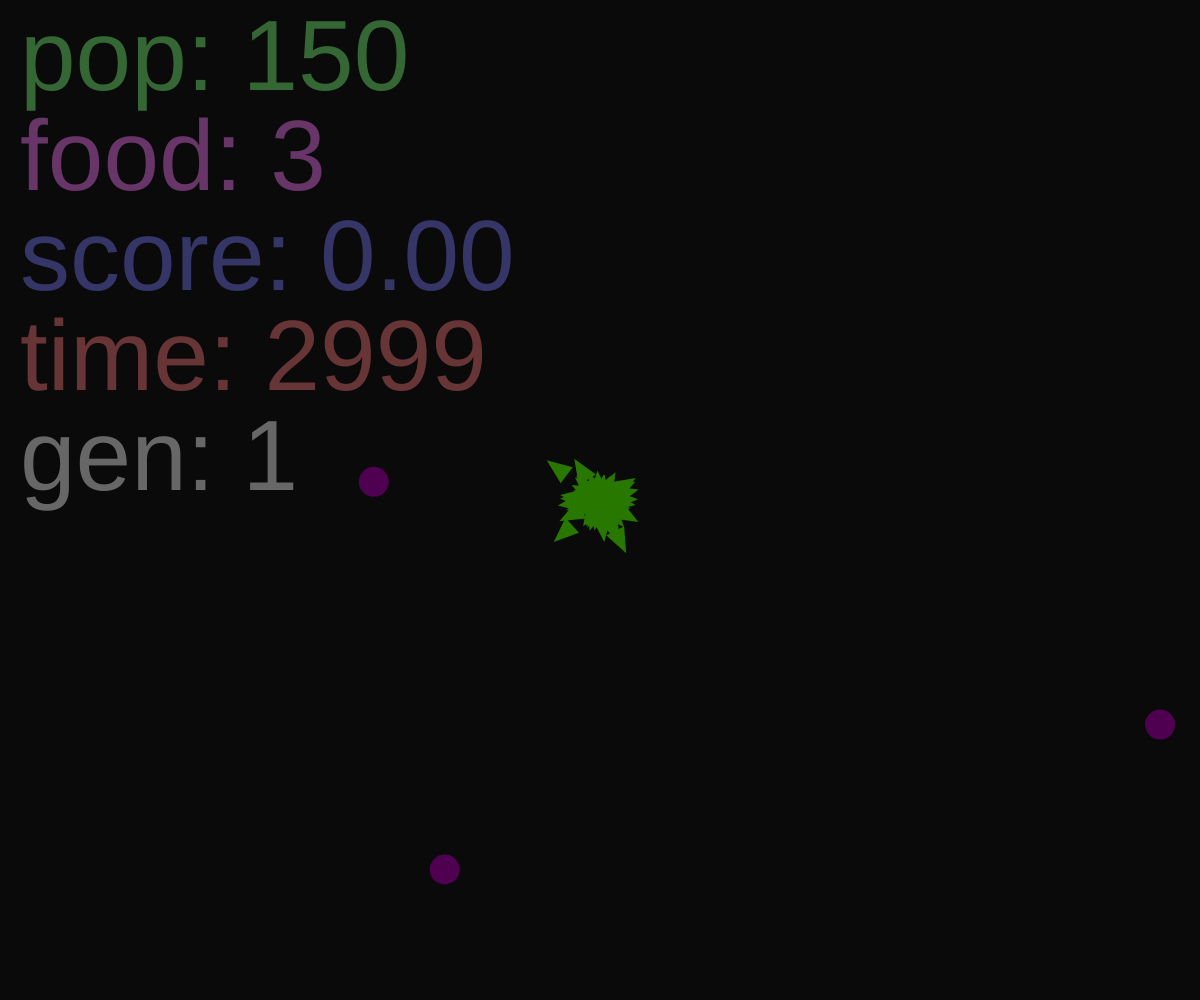
Frame 1 (no input)
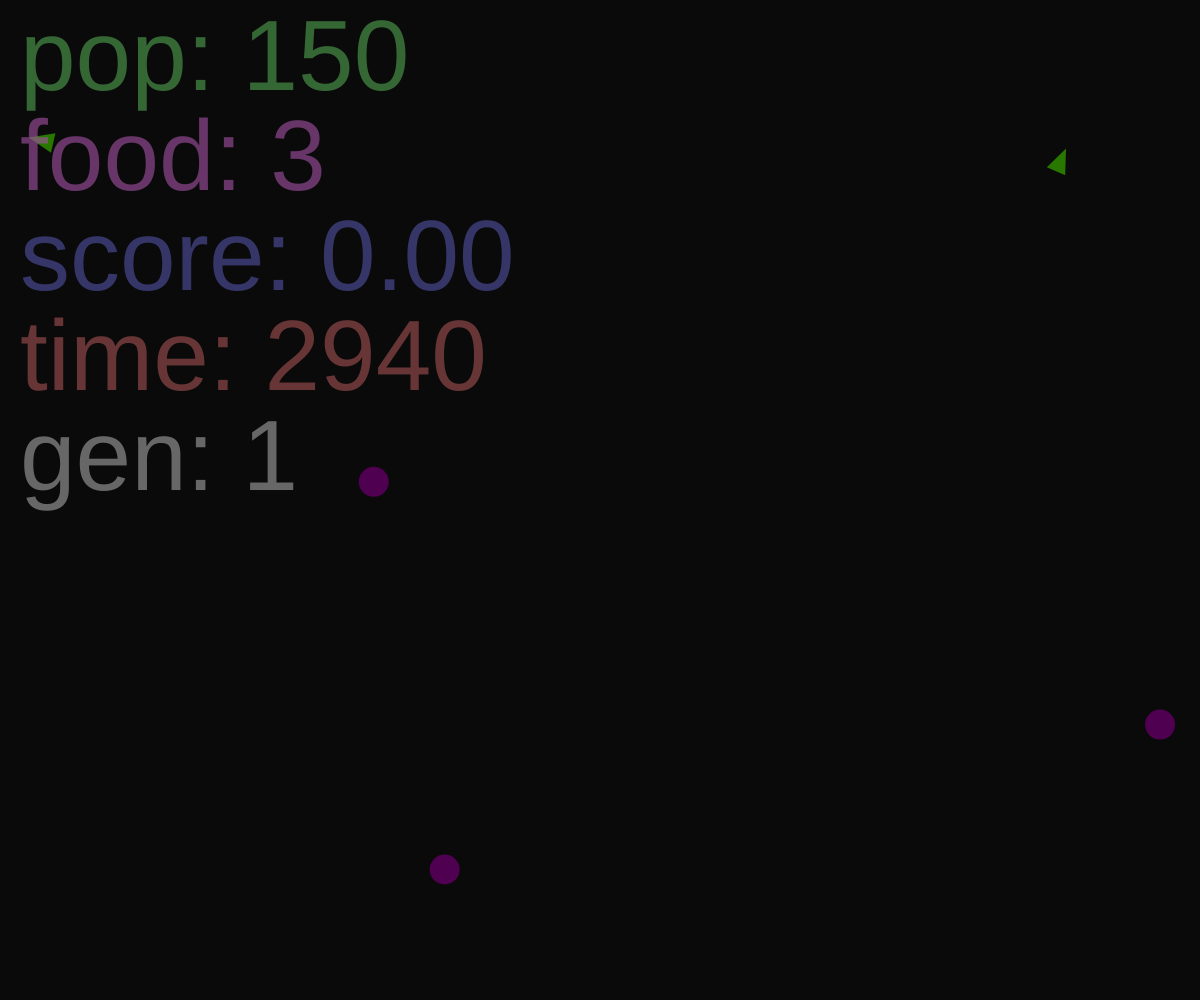
Frame 60 (no input)
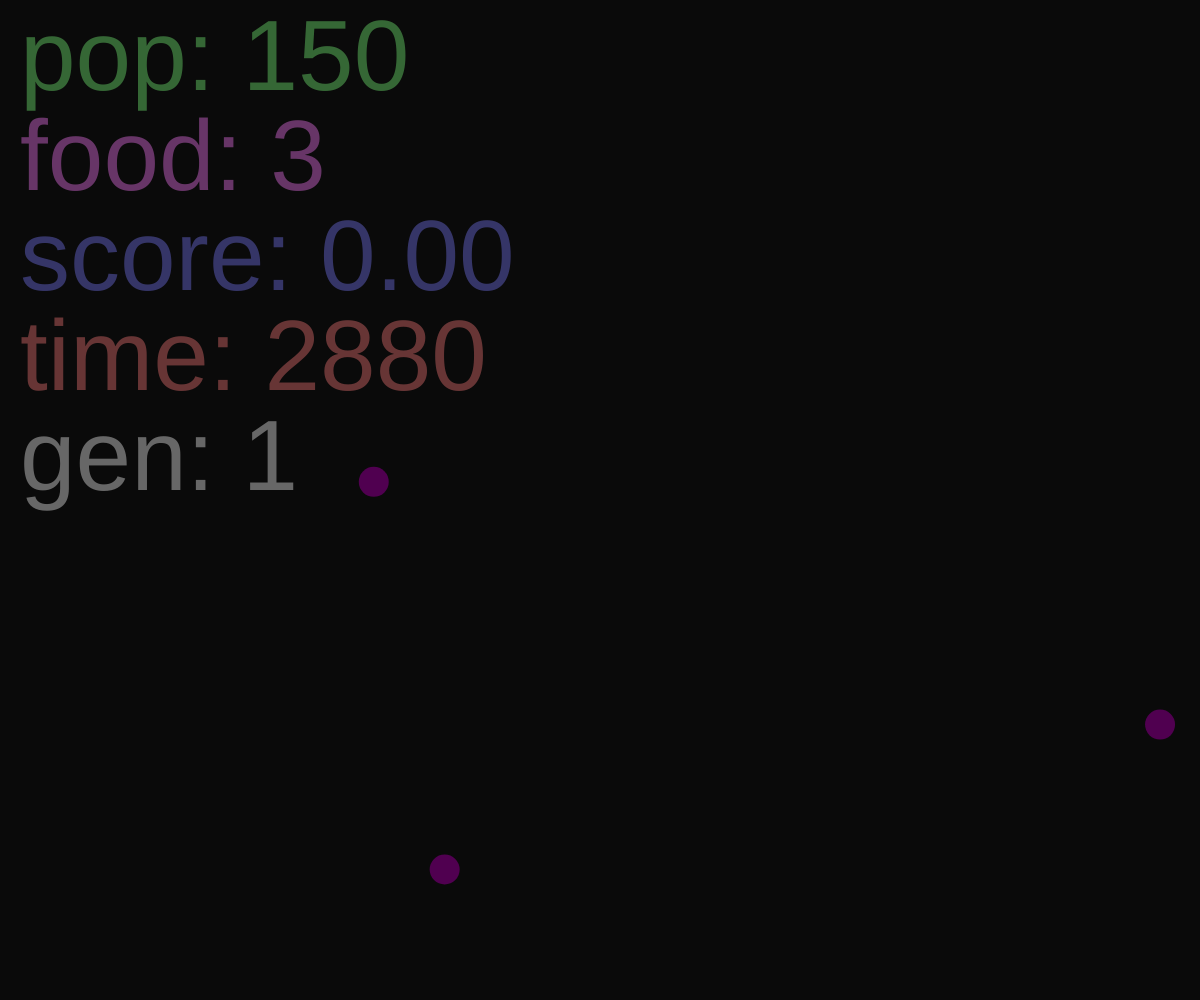
Frame 120 (the mouse pressed at the canvas centre since frame 60)

The p5.js sketch that drew these frames (run headless with seeded random() and noise() and a simulated clock; from frame 60 on, the mouse is pressed at the canvas centre):

// p5.js sketch
// ── sketch.js
/*
// TODO:

- program function
  - start a survival, reproduction mode with current population
  - create a brain and put it into the next generation
  - add poison food, display and input differently

- adjustments while program is running
  - food_count
  - brain_size?
  - brazer_count
  - speed, turn, etc..

- display
  - highlight 3 best grazers
  - rank brains in brain_display
  - labels on brain_display
    - input labels
    - output labels


*/

function setup() {
  ellipseMode(RADIUS)
  angleMode(DEGREES)
  createCanvas(windowWidth, windowHeight);

  generation_length = 3000
  food_count = 3
  grazer_count = 150
  brain_size = [11, 20, 20, 8, 3]

  grazer_fov = 180
  grazer_mutation_rate = 0.05
  grazer_mutation_strength = 0.15
  grazer_max_speed = 2
  grazer_turn_speed = 8


  frame_count = 0
  generation_count = 1
  score_to_i = []
  display_index = 0
  grazer_rays = brain_size[0]

  paused = false
  debug = false
  showing_brain = false
  state = 'welcome'

  // Initialize the lists for objects
  food_list = []
  grazer_list = []

/*
  GOOD BRAINS:
  [5, 3, 3]
  [10, 10, 10, 3]
*/
  for (let i = 0; i < grazer_count; i++){
    pos = createVector(width / 2, height / 2)
    //vel = p5.Vector.random2D()
    vel = createVector(random(-2, 2), random(-2, 2))
    grazer = new Grazer(pos, vel, 0)
    grazer_list.push(grazer)
  }

}

function draw() {
  background(10);

  handler()
}

function handler(){
  // calls main functions at the appropriate time
  run_simulation()
  draw_gui()
}

function new_gen(){
  let grazer_lottery = []
  let next_gen = []


  // adds
  for (let grazer of grazer_list){
    for (let i = 0; i < grazer.score; i++){
      grazer_lottery.push(grazer.brain)
    }
  }

  for (let j = 0; j < grazer_count; j++){
    rand = int(random(0, grazer_lottery.length - 1))
    let winner_brain = grazer_lottery[rand]
    let winner_grazer = new Grazer(createVector(width / 2, height / 2), createVector(random(-1, 1), random(-1, 1)), winner_brain)
    winner_grazer.mutate()
    next_gen.push(winner_grazer)

  }

  grazer_list = next_gen
  frame_count = 0
  generation_count += 1

}

function new_generation(){

  let next_gen = []
  let i = 0
  let brain
  let vel
  let pos
  score_to_i = sort_brains()

  let curr_index = 0    // highest ranked grazer
  for (i = 0; i < floor(grazer_count / 2); i++) {
    let pos = createVector(width / 2, height / 2)
    let vel = createVector(random(-1, 1), random(-1, 1))
    brain = grazer_list[score_to_i[curr_index][1]].brain
    new_g = new Grazer(pos, vel, brain)
    new_g.mutate()
    next_gen.push(new_g)
  }

  curr_index = 1    // 2nd highest ranked grazer
  for (i = 0; i < floor(grazer_count / 4); i++) {
    let pos = createVector(width / 2, height / 2)
    let vel = createVector(random(-1, 1), random(-1, 1))
    brain = grazer_list[score_to_i[curr_index][1]].brain
    new_g = new Grazer(pos, vel, brain)
    new_g.mutate()
    next_gen.push(new_g)
  }

  curr_index = 2    // 3rd highest ranked grazer
  for (i = 0; i < floor(grazer_count / 5); i++) {
    let pos = createVector(width / 2, height / 2)
    let vel = createVector(random(-1, 1), random(-1, 1))
    brain = grazer_list[score_to_i[curr_index][1]].brain
    new_g = new Grazer(pos, vel, brain)
    new_g.mutate()
    next_gen.push(new_g)
  }

  curr_index = 3    // 4th highest ranked grazer
  while (next_gen.length < grazer_count) {
    let pos = createVector(width / 2, height / 2)
    let vel = createVector(random(-1, 1), random(-1, 1))
    brain = grazer_list[score_to_i[curr_index][1]].brain
    new_g = new Grazer(pos, vel, brain)
    new_g.mutate()
    next_gen.push(new_g)
  }

  grazer_list = next_gen
  frame_count = 0
  generation_count += 1
  score_to_i = sort_brains()

}

function manage_food(){
  // Initialize the foods spread randomly on the canvas
  if (food_list.length < food_count){
    for (let i = food_list.length; i < food_count; i++){
      pos = createVector(random(0, width), random(0, height))
      food = new Food(pos)
      food_list.push(food)
    }
  }
}

function run_simulation(){

  if (paused == false){

    // Call grazer functions for every grazer
    for (var g = 0; g < grazer_list.length; g++){
      grazer_list[g].update(food_list)
      grazer_list[g].show_score()
    }

    // controls the food population
    manage_food()
    // Call food functions for every food
    for (var food of food_list){
      food.show()
    }

    for (var g = 0; g < grazer_list.length; g++){
      grazer_list[g].show_body()
    }
    // updates the frame count
    frame_count += 1
  }

  // spawns new generation after alotted time
  if (frame_count >= generation_length && paused == false){
    new_generation()
  }


}

function draw_gui(){

  if (paused == false){
    let tot_score = 0
    for (let grazer of grazer_list){
      tot_score += grazer.score
    }
    let avg_score = tot_score / grazer_list.length

    textSize(100)
    noStroke()

    fill(80,160,80, 160)
    text("pop: " + str(grazer_list.length), 20, 90)

    fill(160,80,160, 160)
    text("food: " + food_list.length, 20, 190)

    fill(80, 80,160, 160)
    text("score: " + avg_score.toFixed(2), 20, 290)

    fill(160, 80,80, 160)
    text("time: " + round(generation_length - frame_count, 2), 20, 390)

    fill(160, 160, 160, 160)
    text("gen: " + round(generation_count), 20, 490)
  }
  if (paused == true){
    noStroke()
    // show header
    fill(80, 40, 40)
    textSize(100)
    text('PAUSED (space)', 10, 100)

    // show menu box
    rectMode(CORNERS)
    fill(60)
    rect(20, 130, width - 20, height - 20)

    // show visualize brain button
    fill(20)
    rect(30, 140, 330, 220)
    textSize(50)
    fill(80, 40, 40)
    text('Show Brain', 40, 200)

    // show the debug button (shows ray tracing)
    fill(20)
    rect(30, 230, 330, 310)
    textSize(50)
    fill(80, 40, 40)
    debugString = "(Off)"
    if (debug) {debugString = "(On)"}
    text('Debug ' + debugString, 40, 290)

    // add another food
    fill(20)
    rect(350, 140, 650, 220)
    fill(80, 160, 80)
    text('More Food', 360, 200)

    // remove a food
    fill(20)
    rect(350, 230, 650, 310)
    fill(80, 160, 80)
    text('Less Food', 360, 290)


    if (showing_brain == true){
      fill(0)
      text('Rank: '+(display_index + 1)+'       Score: '+score_to_i[display_index][0], 30, 350)
      // This actually shows the brain in score_to_i[index]
      // Get the score, index pair from the list (list should be sorted here)
      //current_pair = score_to_i[display_index]
      brain_to_show = grazer_list[score_to_i[display_index][1]].brain
      show_brain(brain_to_show)
    }
  }
}

function keyPressed(){
  if (keyCode == 32) {
    // spacebar: pause/unpause
    if (paused == true){
      paused = false
    } else {
      paused = true
    }
  }

  // if down or left arrow during pause
  if (paused == true && (keyCode == 37 || keyCode == 40)) {
    // spacebar: pause/unpause
    // moves to the next index of display_index for score_to_i
    display_index -= 1
    if (display_index < 0){
      display_index = score_to_i.length - 1
    }
  }

  // if up or right arrow during pause
  if (paused == true && (keyCode == 38 || keyCode == 39)) {
    // moves to the next index of display_index for score_to_i
    display_index += 1
    if (display_index >= score_to_i.length){
      display_index = 0
    }
  }
}

function mousePressed(){
  if (paused == true){
    if (mouseX > 30 && mouseX < 330 && mouseY > 140 && mouseY < 220){
      let brain  = grazer_list[0].brain

      if(showing_brain == true){
        showing_brain = false
      } else {
        score_to_i = sort_brains()
        showing_brain = true
      }

    }
    if (mouseX > 30 && mouseX < 330 && mouseY > 230 && mouseY < 310){
      if(debug == true){
        debug = false
      } else {
        debug = true
      }
    }
    //350, 140, 650, 220
    if ( mouseX > 350 && mouseX < 650 && mouseY > 140 && mouseY < 220){
      let poss= createVector(random(width), random(height))
      food_list.push(new Food(poss))
      food_count += 1
    }
    if ( mouseX > 350 && mouseX < 650 && mouseY > 230 && mouseY < 310){
      food_list.splice(0,1)
      food_count -= 1
    }
  }
}

function sort_brains_old(){
  //print('sorting...')
  let best_grazers = []
  let best_scores = [0, 0, 0]
  for (let grazer of grazer_list){
    if (grazer.score > best_scores[0]){
      best_scores[0] = grazer.score
      best_grazers[0] = grazer
    } else if (grazer.score > best_scores[1]) {
      best_scores[1] = grazer.score
      best_grazers[1] = grazer
    } else if (grazer.score > best_scores[2]){
      best_scores[2] = grazer.score
      best_grazers[2] = grazer
    }
  }
  //print('list:')
  //print(best_grazers)
  return best_grazers
}

/*
  Returns a new list of the grazers in the simulation sorted by their score
*/
function sort_brains(){

  let score_to_i = []           // [ (grazer_index, grazer_score) ]

  for (let i = 0; i < grazer_list.length; i++) {
    grazer_score = grazer_list[i].score;
    grazer_tuple = [grazer_list[i].score, i]
    score_to_i.push(grazer_tuple);
  }

  score_to_i.sort(function compareFn(a, b) { return b[0]-a[0] })


  return score_to_i
}

function get_score_brain_index_tuple() {

}

function show_brain(brain){
  // initialize variables
  let top_left = createVector(20, 350)
  let bot_right = createVector(width - 20, height - 20)
  let brain_list = brain_size
  let weights = brain.weights
  let bias = brain.bias

  let display_info = get_display_info(brain, top_left, bot_right)

  let neuron_info = display_info[0]
  let weight_info = display_info[1]


  for (let weight of weight_info){
    if (weight[0] > 0.2 || weight[0] < -0.2){
      let green = map(weight[0], -2, 2, 0, 255)
      let red = map(weight[0], -2, 2, 255, 0)
      stroke(red, green, 0)
      line(weight[1], weight[2], weight[3], weight[4])
    }
  }

  noStroke()
  for (let neuron = 0; neuron < neuron_info.length; neuron++){
    let green = map(neuron_info[neuron][0], -2, 2, 0, 255)
    let red = map(neuron_info[neuron][0], -2, 2, 255, 0)
    fill(red, green, 0)
    ellipse(neuron_info[neuron][1], neuron_info[neuron][2], 20)


    if (neuron >= neuron_info.length - 3){
      fill(35)
      textAlign(LEFT)
      textSize(20)
      if (neuron == neuron_info.length - 3){
        text('Left', neuron_info[neuron][1]+20, neuron_info[neuron][2]+10)
      }
      if (neuron == neuron_info.length - 2){
        text('Right', neuron_info[neuron][1]+20, neuron_info[neuron][2]+10)
      }
      if (neuron == neuron_info.length - 1){
        text('Straight', neuron_info[neuron][1]+20, neuron_info[neuron][2]+10)
      }
    }


  }
}

function get_display_info(brain, top_left_vec, bot_right_vec){

  // gets brain elements
  let brain_skele = brain_size
  let brain_weights = brain.weights
  let brain_bias = brain.bias

  // initializes output lists
  let neuron_disp = []
  let weight_disp = []

  // stores the coordinates for each corner
  let x_min = top_left_vec.x
  let x_max = bot_right_vec.x
  let y_min = top_left_vec.y
  let y_max = bot_right_vec.y

  // iterates thru every combination of layer, neuron1, neuron2
  for (layer = 0; layer < brain_skele.length; layer++){
    for (neuron1 = 0; neuron1 < brain_skele[layer]; neuron1++){

      // create a list: [bias, x_coor, y_coor] for each neuron
      let bias = brain_bias[layer][neuron1]
      let coor_vec = get_neuron_coor(brain_skele, layer, neuron1, x_min, x_max, y_min, y_max)
      let this_neuron = [bias, coor_vec.x, coor_vec.y]
      neuron_disp.push(this_neuron)

      // if this layer is not the last layer
      if (layer < brain_skele.length - 1){
        // for each neuron in the next layer
        for (neuron2 = 0; neuron2 < brain_skele[layer + 1]; neuron2++){
          // create a list: [weight, x_coor_1, y_coor_1, x_coor_2, y_coor_2] for each weight
          let weight = brain_weights[layer][neuron1][neuron2]
          let vec1 = get_neuron_coor(brain_skele, layer, neuron1, x_min, x_max, y_min, y_max)
          let vec2 = get_neuron_coor(brain_skele, layer+1, neuron2, x_min, x_max, y_min, y_max)
          let this_weight = [weight, vec1.x, vec1.y, vec2.x, vec2.y]
          weight_disp.push(this_weight)
        }
      }
    }
  }

  let out = [neuron_disp, weight_disp]
  return out

}

function get_neuron_coor(brain_skele, layer, neuron, x_min, x_max, y_min, y_max){
  // calculates a neuron's position within specified space and returns as a vector

  // calculates x spacing between layers and returns neuron's x coor
  let x_spacing = (x_max - x_min) / (brain_skele.length)
  let x_coor = (x_spacing / 2) + (x_spacing * layer)

  // calculates y spacing for a single layer and returns neuron's y coor
  let y_spacing = (y_max - y_min) / (brain_skele[layer])
  let y_coor = (y_spacing / 2) + (y_spacing * neuron)

  // return a vector of the neuron's coordinates
  let out = createVector(x_coor + x_min, y_coor + y_min)
  return out
}

// ── brain.js
class Brain{


  // list of integers
  // list[0] = 6 -> 6 input nodes
  // list.length -> layers

  constructor(brain_list){
    this.brain = brain_list
    // weights: weights[layer_num][start_neuron][end_neuron]
    let weights = []
    // values: values[layer_num][neuron_num]
    let values = []
    // bias: bias[layer_num][neuron_num]
    let bias = []


    // initializes all the variables for a brain
    // for each layer in brain_list
    for (let layer = 0; layer < brain_list.length; layer++){
      // for each neuron in this layer
      bias[layer]=[]
      values[layer]=[]
      if (layer < brain_list.length - 1){
        weights[layer]=[]
      }
      for (let neuron = 0; neuron < brain_list[layer]; neuron++){
        bias[layer][neuron] = random(-1,1)
        values[layer][neuron] = 0
        if (layer < brain_list.length - 1){
          weights[layer][neuron]=[]
        }

        // if this isnt the last layer: make weights
        if (layer < brain_list.length - 1){
          for (let next_neuron = 0; next_neuron < brain_list[layer + 1]; next_neuron++){
            weights[layer][neuron][next_neuron] = random(-1,1)
          }
        }
      }
    }


    this.weights = weights
    this.values = values
    this.bias = bias
  }

  // input values for first layer
  // calculate values for next layer until last layer
  feed_forward(input_list){
    for (let i = 0; i < input_list.length; i++){
      //this.values[0][i] = this.sigmoid(input_list[i])
      this.values[0][i] = input_list[i]
    }

    // calculates the values for each layer based on inputs
    for (let l = 1; l < this.brain.length; l++) {
      for (let n = 0; n <= this.brain[l] - 1; n++) {
        this.values[l][n] = this.calcValue(l, n);
      }
    }

    //print(this.values[this.brain.length - 1])
    return this.values[this.brain.length - 1]

  }

  sigmoid(value){
    return (2 / (1 + exp(-1 * value)))
  }

  calcValue(layer, neuron) {
    // assigns a value to values[layer][neuron]
    let weightedSum = 0;

    // layer cannot be 0, layer 0 is the input layer
    for (let i = 0; i < this.brain[layer - 1]; i++) {
      weightedSum += (this.values[layer - 1][i] * this.weights[layer - 1][i][neuron]);
    }
    weightedSum += this.bias[layer][neuron]

    return weightedSum //(this.sigmoid(weightedSum));
  }

}

// ── display.js
class Display {
  constructor() {

    this.display_grazer
    this.display_food = new Food(createVector(0, 0))
  }

  draw_gui(shepard) {
    textAlign(LEFT)
    if (state_manager.paused == false){
      let tot_score = 0
      for (let grazer of shepard.grazer_list){
        tot_score += grazer.score + grazer.bonus
      }
      let avg_score = tot_score / shepard.grazer_list.length

      let text_size = 60
      textSize(text_size)

      noStroke()

      fill(80,160,80, 160)
      text("pop: " + str(shepard.grazer_list.length), 20, text_size)

      fill(80, 80,160, 160)
      text("score: " + avg_score.toFixed(2), 20, text_size*2)

      fill(160, 80,80, 160)
      text("time: " + round(generation_length - frame_count, 2), 20, text_size*3)

      fill(160, 160, 160, 160)
      text("gen: " + round(state_manager.generation_count), 20, text_size*4)
    }
    else {
      noStroke()
      // show header
      fill(80, 40, 40)
      textSize(50)
      text('PAUSED (space)', 10, 50)

      textSize(30)
      fill(100)
      text('Rank: '+(state_manager.display_index + 1), 30, 80)
      text('Score: '+shepard.score_to_i[state_manager.display_index][0].toFixed(2), 30, 110)
      // This actually shows the brain in score_to_i[index]
      // Get the score, index pair from the list (list should be sorted here)
      //current_pair = score_to_i[display_index]
      let grazer_to_show = shepard.grazer_list[shepard.score_to_i[state_manager.display_index][1]]
      let lef_x = 0
      let rig_x = width
      let top_y = height/2
      let bot_y = height

      this.draw_brain(grazer_to_show.brain,
        createVector(lef_x, top_y),
        createVector((lef_x+rig_x)/2, bot_y))

      this.draw_path(grazer_to_show,
        createVector((lef_x+rig_x)/2, top_y),
        createVector(rig_x, bot_y), -1, true)

      this.draw_simulator(createVector(width/2, 0),
        createVector(width, height/2))
    }
  }

  draw_simulator(top_lef, bot_rig) {
    fill(10, 0, 0)
    rect(top_lef.x, top_lef.y, bot_rig.x, bot_rig.y)

    let wid = bot_rig.x-top_lef.x
    let hei = bot_rig.y-top_lef.y
    let mid_x = (top_lef.x+bot_rig.x)/2
    let mid_y = (top_lef.y+bot_rig.y)/2

    let vel_vec = createVector(1, 0)
    let pos_vec = createVector((top_lef.x+bot_rig.x)/2,(top_lef.y+bot_rig.y)/2)
    let brain = shepard.grazer_list[shepard.score_to_i[state_manager.display_index][1]].brain
    this.display_grazer = new Grazer(pos_vec, vel_vec, brain)

    let pos = createVector(mid_x, mid_y)
    if (mouseX < bot_rig.x && mouseX > top_lef.x &&
    mouseY < bot_rig.y && mouseY > top_lef.y) {
      pos = createVector(mouseX, mouseY)
    }


    this.display_food = new Food(pos)

    let rays = this.display_grazer.look([this.display_food])
    console.log(rays)
    console.log(brain.feed_forward(rays))

    this.display_food.show()
    this.display_grazer.show_rays(top_lef, bot_rig)
    this.display_grazer.background = false
    this.display_grazer.show_body()
  }

  draw_path(grazer, top_lef, bot_rig, rank, draw_food=false) {

    let prev_wid = width
    let prev_hei = height

    let new_wid = bot_rig.x - top_lef.x
    let new_hei = bot_rig.y - top_lef.y

    let x_ratio = new_wid/prev_wid
    let y_ratio = new_hei/prev_hei

    if (draw_food) {

      // Draw a frame around the area for the path
      fill(0)
      rect(top_lef.x, top_lef.y, bot_rig.x, bot_rig.y)
      fill(80, 0, 80)
      for (let i = 0; i < grazer.score; i++) {
        let x = shepard.food_list[i].pos.x * x_ratio + top_lef.x
        let y = shepard.food_list[i].pos.y * y_ratio + top_lef.y
        ellipse(x, y, 10)
      }
    }

    stroke(140)

    let path = grazer.path
    // Draw each line segment connecting path coordinates
    for (let i = 0; i < grazer.path.length - 1; i++) {
      let x1 = path[i][0] * x_ratio + top_lef.x
      let y1 = path[i][1] * y_ratio + top_lef.y
      let x2 = path[i+1][0] * x_ratio + top_lef.x
      let y2 = path[i+1][1] * y_ratio + top_lef.y
      // If the line segment is within the screen
      if (!(x1 < top_lef.x || x1 > bot_rig.x ||
      x2 < top_lef.x || x2 > bot_rig.x ||
      y1 < top_lef.y || y1 > bot_rig.y ||
      y2 < top_lef.y || y2 > bot_rig.y)) {
        // Draw the line
        if (draw_food) {
          stroke(255)
        } else if (grazer.rank == 0) {
          stroke(255, 166, 0, 75)
        } else if (grazer.rank == 1) {
          stroke(128, 128, 128, 75)
        } else if (grazer.rank == 2) {
          stroke(122, 48, 1, 75)
        }
        line(x1, y1, x2, y2)
      }
    }
  }

  draw_brain(brain, top_lef, bot_rig) {
    //let brain_list = brain_size
    let weights = brain.weights
    let bias = brain.bias

    // get lists of brian info for display
    let brain_display_info = this.get_brain_display_info(brain, top_lef, bot_rig)
    let neuron_info = brain_display_info[0]
    let weight_info = brain_display_info[1]

    // Draw each weight in the brain
    for (let weight of weight_info){
      let green = map(weight[0], -2, 2, 0, 255)
      let red = map(weight[0], -2, 2, 255, 0)
      stroke(red, green, 0)
      line(weight[1], weight[2], weight[3], weight[4])
    }
    // Draw each neuron in the brian
    noStroke()
    for (let neuron = 0; neuron < neuron_info.length; neuron++){
      let green = map(neuron_info[neuron][0], -2, 2, 0, 255)
      let red = map(neuron_info[neuron][0], -2, 2, 255, 0)
      fill(red, green, 0)
      ellipse(neuron_info[neuron][1], neuron_info[neuron][2], 8)
      // Label the output neurons
      if (neuron >= neuron_info.length - 3){
        fill(35)
        textAlign(LEFT)
        textSize(20)
        if (neuron == neuron_info.length - 3){
          text('L', neuron_info[neuron][1]+20, neuron_info[neuron][2]+10)
        }
        if (neuron == neuron_info.length - 2){
          text('R', neuron_info[neuron][1]+20, neuron_info[neuron][2]+10)
        }
        if (neuron == neuron_info.length - 1){
          text('S', neuron_info[neuron][1]+20, neuron_info[neuron][2]+10)
        }
      }
    }
  }

  get_brain_display_info(brain, top_left_vec, bot_right_vec) {
    // gets brain elements
    let brain_skele = brain.brain
    let brain_weights = brain.weights
    let brain_bias = brain.bias

    // initializes output lists
    let neuron_disp = []
    let weight_disp = []

    // stores the coordinates for each corner
    let x_min = top_left_vec.x
    let x_max = bot_right_vec.x
    let y_min = top_left_vec.y
    let y_max = bot_right_vec.y

    // iterates thru every combination of layer, neuron1, neuron2
    for (let layer = 0; layer < brain_skele.length; layer++){
      for (let neuron1 = 0; neuron1 < brain_skele[layer]; neuron1++){

        // create a list: [bias, x_coor, y_coor] for each neuron
        let bias = brain_bias[layer][neuron1]
        let coor_vec = this.get_neuron_coor(brain_skele, layer, neuron1, x_min, x_max, y_min, y_max)
        let this_neuron = [bias, coor_vec.x, coor_vec.y]
        neuron_disp.push(this_neuron)

        // if this layer is not the last layer
        if (layer < brain_skele.length - 1){
          // for each neuron in the next layer
          for (let neuron2 = 0; neuron2 < brain_skele[layer + 1]; neuron2++){
            // create a list: [weight, x_coor_1, y_coor_1, x_coor_2, y_coor_2] for each weight
            let weight = brain_weights[layer][neuron1][neuron2]
            let vec1 = this.get_neuron_coor(brain_skele, layer, neuron1, x_min, x_max, y_min, y_max)
            let vec2 = this.get_neuron_coor(brain_skele, layer+1, neuron2, x_min, x_max, y_min, y_max)
            let this_weight = [weight, vec1.x, vec1.y, vec2.x, vec2.y]
            weight_disp.push(this_weight)
          }
        }
      }
    }

    let out = [neuron_disp, weight_disp]
    return out
  }

  get_neuron_coor(brain_skele, layer, neuron, x_min, x_max, y_min, y_max){
    // calculates a neuron's position within specified space and returns as a vector

    // calculates x spacing between layers and returns neuron's x coor
    let x_spacing = (x_max - x_min) / (brain_skele.length)
    let x_coor = (x_spacing / 2) + (x_spacing * layer)

    // calculates y spacing for a single layer and returns neuron's y coor
    let y_spacing = (y_max - y_min) / (brain_skele[layer])
    let y_coor = (y_spacing / 2) + (y_spacing * neuron)

    // return a vector of the neuron's coordinates
    let out = createVector(x_coor + x_min, y_coor + y_min)
    return out
  }
}

// ── displayHelper.js
class DisplayHelper {
  constructor() {}

  draw_line_in_box(top_lef, bot_rig, c) {
    // top_lef : box corner coordinate
    // bot_rig : box corner coordinate
    // c : line start and end coordinates as [x1, y1, x2, y2]

    // If the starting point of the line is within the box
    if (!(c[0] < top_lef.x || c[0] > bot_rig.x ||
    c[1] < top_lef.y || c[1] > bot_rig.y))
    {
      // If the ending point is inside the box
      if (!(c[2] < top_lef.x || c[2] > bot_rig.x ||
      c[3] < top_lef.y || c[3] > bot_rig.y))
      {
        line(c[0],c[1],c[2],c[3])
      } else {
        // If the first point is inside the box but the second is not
        let [a1, b1, c1] = this.get_abc(c[0],c[1],c[2],c[3])
        let slope = -a1/b1

        // Starting and end point of the line to draw
        let l1 = createVector(c[0],c[1])
        let l2 = createVector(c[2],c[3])

        let bot_lef = createVector(top_lef.x, bot_rig.y)
        let top_rig = createVector(bot_rig.x, top_lef.y)

        let p1, p2

        if (slope >= 0 && b1 >= 0) {
          // Intersection with right and bottom
          p1 = this.get_intersection(l1, l2, top_rig, bot_rig)
          p2 = this.get_intersection(l1, l2, bot_lef, bot_rig)
        } else if (slope >= 0 && b1 < 0) {
          // Intersection with left and top
          p1 = this.get_intersection(l1, l2, bot_lef, top_lef)
          p2 = this.get_intersection(l1, l2, top_rig, top_lef)
        } else if (slope < 0 && b1 >= 0) {
          // Intersection with right and top
          p1 = this.get_intersection(l1, l2, bot_rig, top_rig)
          p2 = this.get_intersection(l1, l2, top_rig, top_lef)
        } else if (slope < 0 && b1 < 0) {
          // Intersection with left and bottom
          p1 = this.get_intersection(l1, l2, bot_lef, top_lef)
          p2 = this.get_intersection(l1, l2, bot_lef, bot_rig)
        }

        let dist_p1 = createVector(p1.x - l1.x, p1.y - l1.y).mag()
        let dist_p2 = createVector(p2.x - l1.x, p2.y - l1.y).mag()

        if (dist_p1 < dist_p2) {
          line(l1.x, l1.y, p1.x, p1.y)
        } else {
          line(l1.x, l1.y, p2.x, p2.y)
        }
      }
    }
  }

  get_intersection(p1, p2, p3, p4) {
    let [a1, b1, c1] = this.get_abc(p1.x, p1.y, p2.x, p2.y)
    let [a2, b2, c2] = this.get_abc(p4.x, p4.y, p3.x, p3.y)

    let x = ((b1*c2 - b2*c1)/(a1*b2 - a2*b1))
    let y = ((c1*a2 - c2*a1)/(a1*b2 - a2*b1))

    return createVector(x, y)
  }

  get_abc(x1, y1, x2, y2) {
    let a = -(y2 - y1)
    let b = (x2 - x1)
    let c = -(a * x2 + b * y2)
    return [a, b, c]
  }

  get_brain_display_info(brain, top_lef, bot_rig) {
    // gets brain elements
    let brain_skele = brain.brain
    let brain_weights = brain.weights
    let brain_bias = brain.bias

    // initializes output lists
    let neuron_disp = []
    let weight_disp = []

    // iterates thru every combination of layer, neuron1, neuron2
    for (let layer = 0; layer < brain_skele.length; layer++){
      for (let neuron1 = 0; neuron1 < brain_skele[layer]; neuron1++){

        // create a list: [bias, x_coor, y_coor] for each neuron
        let bias = brain_bias[layer][neuron1]
        let coor_vec = this.get_neuron_coor(top_lef, bot_rig, brain_skele, layer, neuron1)
        let this_neuron = [bias, coor_vec.x, coor_vec.y]
        neuron_disp.push(this_neuron)

        // if this layer is not the last layer
        if (layer < brain_skele.length - 1){
          // for each neuron in the next layer
          for (let neuron2 = 0; neuron2 < brain_skele[layer + 1]; neuron2++){
            // create a list: [weight, x_coor_1, y_coor_1, x_coor_2, y_coor_2] for each weight
            let weight = brain_weights[layer][neuron1][neuron2]
            let vec1 = this.get_neuron_coor(top_lef, bot_rig, brain_skele, layer, neuron1)
            let vec2 = this.get_neuron_coor(top_lef, bot_rig, brain_skele, layer+1, neuron2)
            let this_weight = [weight, vec1.x, vec1.y, vec2.x, vec2.y]
            weight_disp.push(this_weight)
          }
        }
      }
    }

    let out = [neuron_disp, weight_disp]
    return out
  }

  get_neuron_coor(top_lef, bot_rig, brain_size, layer, neuron) {
    // calculates a neuron's position within specified space and returns as a vector

    // calculates x spacing between layers and returns neuron's x coor
    let x_spacing = (bot_rig.x - top_lef.x) / (brain_size.length)
    let x_coor = (x_spacing / 2) + (x_spacing * layer)

    // calculates y spacing for a single layer and returns neuron's y coor
    let y_spacing = (bot_rig.y - top_lef.y) / (brain_size[layer])
    let y_coor = (y_spacing / 2) + (y_spacing * neuron)

    // return a vector of the neuron's coordinates
    let out = createVector(x_coor + top_lef.x, y_coor + top_lef.y)
    return out
  }
}

// ── food.js
class Food {

  constructor(pos_vector) {

    this.pos = pos_vector
    this.radius = 15
    this.times_eaten = 0
  }

  show(index=false) {
    noStroke()
    fill(80, 0, 80)
    ellipse(this.pos.x, this.pos.y, this.radius);

    if (index) {
      let text_size = 25
      fill(255)
      textSize(text_size)
      textAlign(CENTER)
      text(index+1, this.pos.x, this.pos.y+text_size/3)
    }
  }

  get_eaten() {
    this.times_eaten += 1
  }
}

// ── grazer.js
class Grazer {

  constructor(pos_vector, vel_vector, spec_brain = 0) {

    this.mutation_rate = grazer_mutation_rate
    this.mutation_strength = grazer_mutation_strength
    this.max_speed = grazer_max_speed
    this.turn_speed = grazer_turn_speed

    this.score = 0
    this.pos = pos_vector
    this.vel = vel_vector
    this.ray_lengths = []
    this.ray_list = this.initialize_rays()
    this.brain = new Brain(brain_size)


    if (spec_brain) {
      let new_weight = []
      let new_bias = []

      // For each layer in the defined brain structure
      for (let l = 0; l < brain_size.length; l++) {
        new_bias.push([...spec_brain.bias[l]])

        new_weight.push([])

        // For every neuron on this layer of the brain
        for (let n1 = 0; n1 < brain_size[l]; n1++) {
          // If this neuron is not on the output layer
          if (l < brain_size.length - 1) {
            new_weight[l][n1] = [...spec_brain.weights[l][n1]]
          }
        }
        this.brain.weights = new_weight
        this.brain.bias = new_bias
      }
    }
  }

  show_score() {
    // draw a circle on the ground beneath the grazer_rays

    angleMode(DEGREES)
    push()
    translate(this.pos.x, this.pos.y);
    rotate(this.vel.heading());

    noStroke()
    fill(225, 225, 225, 15)
    ellipse(0, 0, this.score*10)

    pop()
  }

  show_body() {
    // draw the body of the grazer

    angleMode(DEGREES)
    push()
    translate(this.pos.x, this.pos.y);
    rotate(this.vel.heading());

    fill(40, 120, 0);
    noStroke()
    triangle(-10, 10, -10, -10, 15, 0);

    pop()
  }

  look(food_list){
    let foods = food_list
    let inputs = []
    let base_angle = createVector(1,0)
    let delta = this.vel.angleBetween(base_angle)
    if(this.vel.y < 0){delta *= -1}

    for (let i = 0; i < this.ray_list.length; i++){
      //inputs[i] = this.ray_tracer(this.pos, (delta + i), foods)
      inputs[i] = this.ray_tracer(this.pos, (delta + this.ray_list[i]), foods)
    }
    return inputs
  }

  update(food_list){
    let rays = this.look(food_list)
    let inputs = []
    for (let i = 0; i < rays.length; i++){
      //print(inputs[i] + '')
      inputs[i] = rays[i]
    }
    let out = this.brain.feed_forward(inputs)

    let turn_left = out[0] * this.turn_speed
    let turn_right = out[1] * this.turn_speed
    let move = out[2] * this.max_speed


    this.vel.rotate(turn_left)
    this.vel.rotate(-turn_right)
    this.vel.setMag(move)
    this.pos.add(this.vel)

  }

  initialize_rays(){
    let ray_count = grazer_rays
    let view_angle = grazer_fov
    let delta_angle = (view_angle / (ray_count - 1))
    let dir_list = []

    // creates a list of angles for rays
    for (let x = 0; x < ray_count; x++) {
      let r = (view_angle / 2) - (delta_angle * (x));
      dir_list.push(r)
    }
    return dir_list
  }

  ray_tracer(starting_point, direction, foods){

    let total_length = 0
    let iter = 10

    let ray_end
    let ray_length

    // starting point of the ray
    let p_initial = starting_point

    // direction of the ray
    let dir = createVector(1,0)
    dir.rotate(direction)


    while(iter > 0) {

      // finds the nearest ball and:
        // draws a line that distance in specified direction,
        // and a circle that radius at start point
        // updates starting point

      // finds dist to nearest ball
      let min_dist = width * height
      for (let food of foods){

        let dis = dist(food.pos.x, food.pos.y, p_initial.x, p_initial.y) - food.radius

        if (dis < min_dist){
          min_dist = dis
        }

        let food_dist = dist(this.pos.x, this.pos.y, food.pos.x, food.pos.y)
        if (food_dist <= 20){
          this.score += 1
          food.get_eaten()
        }
      }

      // creates step var, a vector in the direction of the ray
      let step = dir
      // sets step mag to the distance to nearest food
      step.setMag(min_dist)
      // adds the step length to the total length of the ray
      total_length += min_dist

      if (debug == true){
        // draws a line from starting point that distance in direction dir
        stroke(80, 0, 20)
        line(p_initial.x, p_initial.y, p_initial.x + step.x, p_initial.y + step.y)

        // draws a circle at starting point of radius dis
        noFill()
        stroke(0,255,0)
        //circle(p_initial.x, p_initial.y, min_dist)
      }

      // updates p_initial
      p_initial = createVector(p_initial.x + step.x, p_initial.y + step.y)
      // counts one iteration
      iter--
      if (min_dist <= 0.5){ray_end = 100}
      if (min_dist >= 0.5){ray_end = 0}
    }
    //if (min_dist <= 0.5){ray_end = 1}
    //if (min_dist >= 0.5){ray_end = 0}
    ray_length = (1 - (total_length / (sqrt(width*width + height * height))))

    //print(ray_end)
    return ray_end

  }

  mutate(){

    let weights = this.brain.weights
    let bias = this.brain.bias
    let brain_list = brain_size

    // Mutate the grazer's brain's weights and bias'

    // For each layer in the brain
    for (let l  = 0; l < brain_list.length - 1; l++) {

      // For each neuron in this layer of the brain
      for (let n1 = 0; n1 < weights[l].length; n1++) {

        // Mutate the brain's bias for each neuron on this layer
        // if the random value is less than the mutation rate, mutate
        if (random(0, 1) <= this.mutation_rate) {
          // mutate the bias by a random percent (mutation strength)
          bias[l][n1] *= random(1-this.mutation_strength, 1+this.mutation_strength)
        }

        // If this is not the last layer, mutate the weights to the next layer
        if (l < brain_list.length - 1) {
          // for every neuron in the next layer
          for (let n2 = 0; n2 < (weights[l][n1]).length; n2++){
            // roll a random number and compare to mutation rate
            if (random(0, 1) <= this.mutation_rate){
              // mutate the weight by the mutation strength
              weights[l][n1][n2] *= random(1-this.mutation_strength, 1+this.mutation_strength)
            }
          }
        }
      }
    }
    this.brain.weights = weights
    this.brain.bias = bias
  }

}

// ── inputManager.js
class InputManager {
  constructor() {}

  manage_keypress(keyCode) {
    if (keyCode == 32) {
      // spacebar: pause/unpause
      shepard.sort_brains()
      if (state_manager.paused == true){
        state_manager.paused = false
      } else {
        state_manager.paused = true
      }
    }

    // if down or left arrow during pause
    if (state_manager.paused == true && (keyCode == 37 || keyCode == 40)) {
      // spacebar: pause/unpause
      // moves to the next index of display_index for score_to_i
      state_manager.display_index -= 1
      if (state_manager.display_index < 0){
        state_manager.display_index = shepard.score_to_i.length - 1
      }
    }

    // if up or right arrow during pause
    if (state_manager.paused == true && (keyCode == 38 || keyCode == 39)) {
      // moves to the next index of display_index for score_to_i
      state_manager.display_index += 1
      if (state_manager.display_index >= shepard.score_to_i.length){
        state_manager.display_index = 0
      }
    }
  }

  manage_mousepress(x_pos, y_pos) {
    if (state_manager.paused == true){
      
    }
  }
}

// ── shepard.js
class Shepard {
  constructor() {
    this.score_to_i = []
    this.grazer_list = []
    this.food_list = []

    this.grazer_count = 500
    this.food_count = 100

    for (let i = 0; i < this.grazer_count; i++){
      let pos = createVector(width / 2, height / 2)
      let vel = createVector(1, 1)
      let grazer = new Grazer(pos, vel, 0)
      this.grazer_list.push(grazer)
    }

    this.manage_food()

  }

  show() {
    // Rank the grazers
    if (frame_count % 5 == 0) {this.sort_brains()}

    //let best_grazer = this.grazer_list[this.score_to_i[0][1]]

    let top_lef = createVector(0, 0)
    let bot_rig = createVector(width, height)
    //display.draw_path(best_grazer,top_lef, bot_rig)

    // Draw a trail and rays for the best grazers
    for (let i = 0; i < 3; i++) {
      let best_grazer = this.grazer_list[this.score_to_i[i][1]]
      display.draw_path(best_grazer,top_lef, bot_rig, false)
      best_grazer.highlight()
      best_grazer.show_rays(top_lef, bot_rig)
    }

    //best_grazer.highlight()

    // set of the index of food currently being pursued
    let food_set = new Set()

    // Call grazer functions for every grazer
    for (var g = 0; g < this.grazer_list.length; g++){
      this.grazer_list[g].update(this.food_list)
      //this.grazer_list[g].show_score()
      food_set.add(this.grazer_list[g].score)
    }

    // Call food functions for every food
    for (var index of food_set){
      this.food_list[index].show(index)
    }

    for (var g = 0; g < this.grazer_list.length; g++){
      this.grazer_list[g].show_body()
    }
  }

  new_generation() {
    let next_gen = []
    let i = 0
    let brain
    let vel
    let pos
    this.sort_brains()

    let curr_index = 0    // highest ranked grazer
    for (i = 0; i < floor(this.grazer_count / 2); i++) {
      brain = this.grazer_list[this.score_to_i[curr_index][1]].brain
      next_gen.push(this.create_grazer(brain))
    }

    curr_index = 1    // 2nd highest ranked grazer
    for (i = 0; i < floor(this.grazer_count / 4); i++) {
      brain = this.grazer_list[this.score_to_i[curr_index][1]].brain
      next_gen.push(this.create_grazer(brain))
    }

    curr_index = 2    // 3rd highest ranked grazer
    for (i = 0; i < floor(this.grazer_count / 5); i++) {
      brain = this.grazer_list[this.score_to_i[curr_index][1]].brain
      next_gen.push(this.create_grazer(brain))
    }

    curr_index = 3    // 4th highest ranked grazer
    while (next_gen.length < this.grazer_count) {
      brain = this.grazer_list[this.score_to_i[curr_index][1]].brain
      next_gen.push(this.create_grazer(brain))
    }

    this.grazer_list = next_gen
    frame_count = 0
    state_manager.generation_count += 1
    this.sort_brains()

    // Reset the random path of food
    this.manage_food()
  }

  create_grazer(brain) {
    let pos = createVector(width / 2, height / 2)
    let vel = createVector(1, 1)
    let new_g = new Grazer(pos, vel, brain)
    new_g.mutate()
    return new_g
  }

  sort_brains() {
    this.score_to_i = []           // [ (grazer_index, grazer_score) ]

    for (let i = 0; i < this.grazer_list.length; i++) {
      this.grazer_list[i].background = true
      this.grazer_list[i].rank = -1
      let grazer_score = this.grazer_list[i].score + this.grazer_list[i].bonus;
      let grazer_tuple = [grazer_score, i]
      this.score_to_i.push(grazer_tuple);
    }
    this.score_to_i.sort(function compareFn(a, b) { return b[0]-a[0] })

    for (let i = 0; i < 3; i++) {
      this.grazer_list[this.score_to_i[i][1]].rank = i
      this.grazer_list[this.score_to_i[i][1]].background = false
    }
  }

  manage_food() {
    // Generates a random list of food, replaces food_list
    this.food_list = []

    // Create food and add to the list
    while (this.food_list.length < this.food_count) {
      let pos = createVector(random(0, width), random(0, height))
      let food = new Food(pos)
      this.food_list.push(food)
    }
  }
}

// ── stateManager.js
class StateManager {
  constructor() {
    this.paused = false
    this.debug = false
    this.showing_brain = true
    this.display_index = 0
    this.generation_count = 1
  }
}
